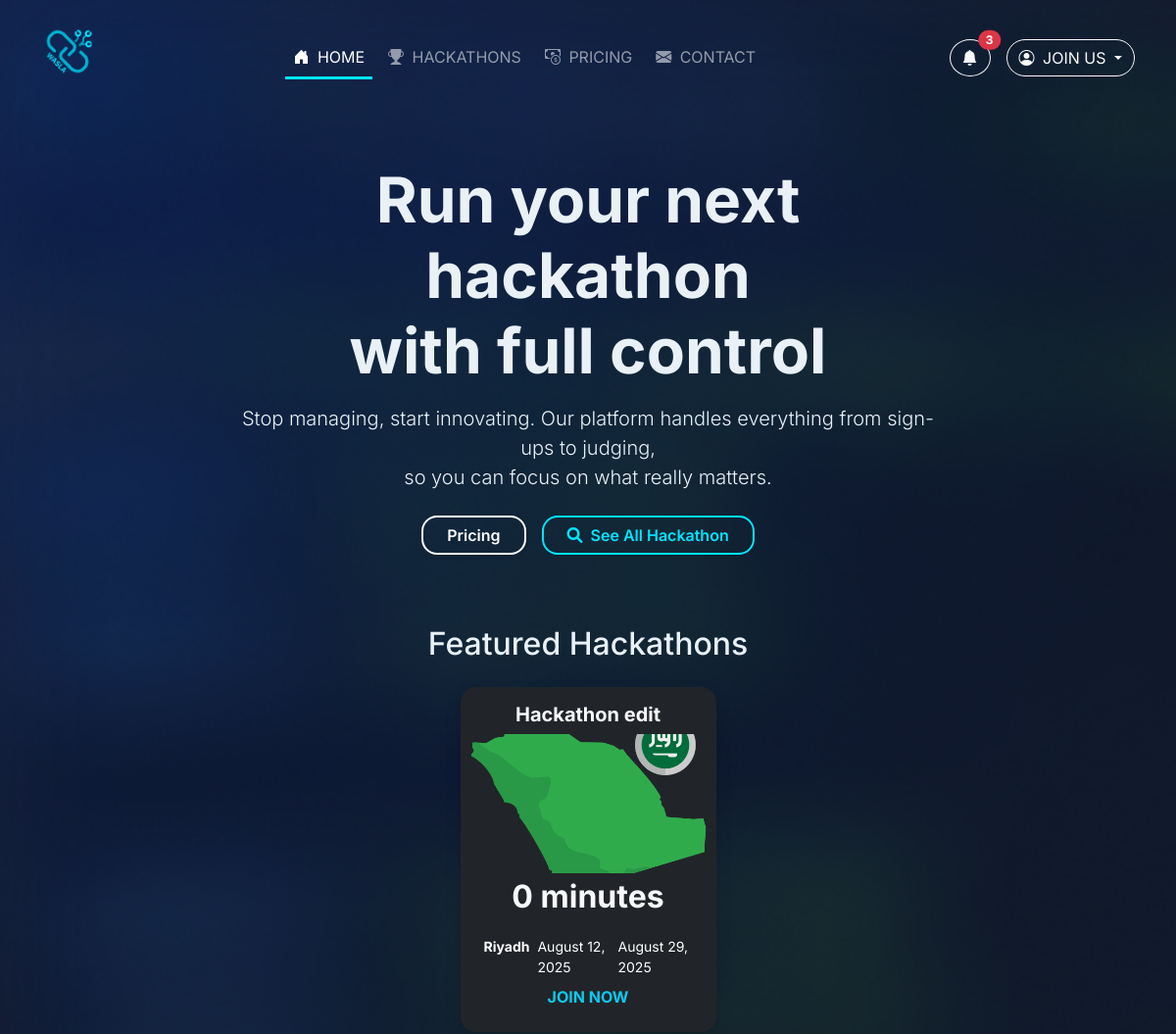
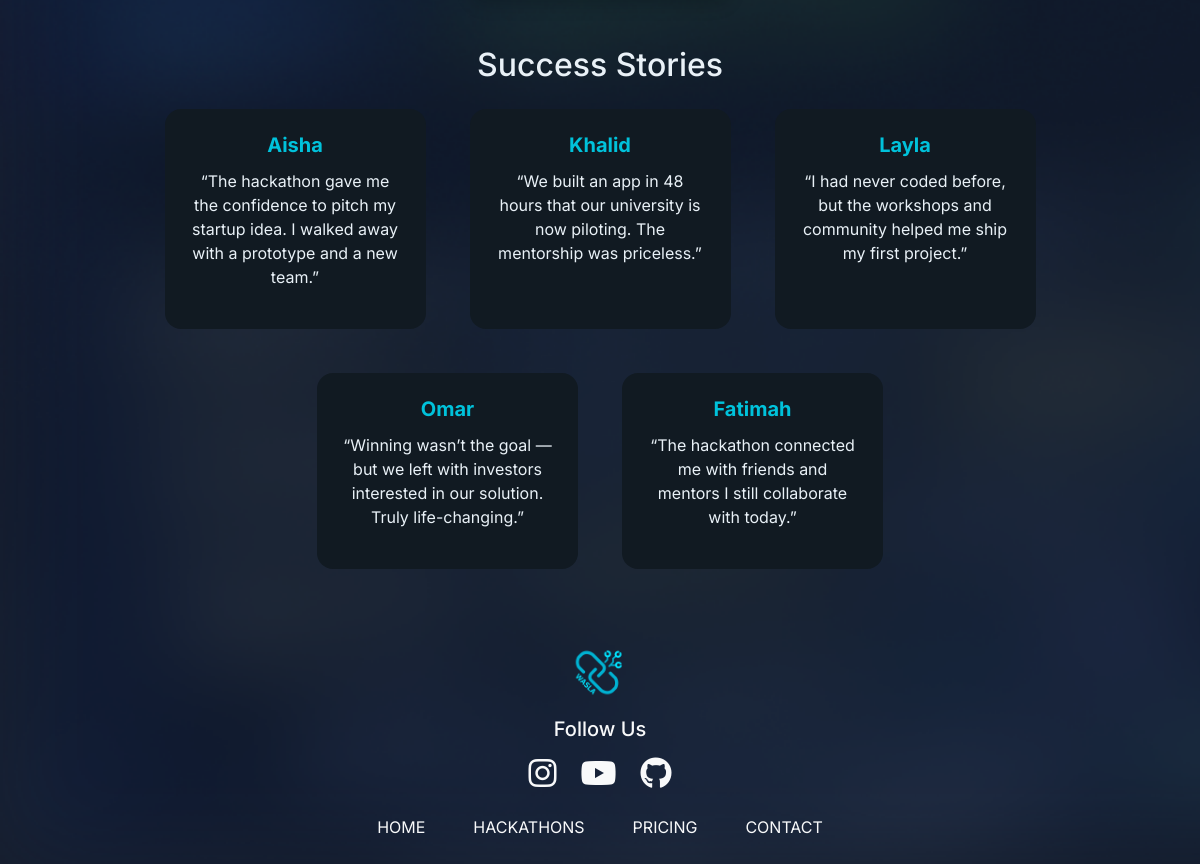
The page / on the database its author committed (2 pictures, top to bottom).
### dashboard/models.py (models this page shows, shortened)
class Hackathon(models.Model):
    title = models.CharField(max_length=100)
    location = models.CharField(max_length=100)
    description = models.TextField()
    logo = models.ImageField(upload_to="hackathons_logos/",default='hackathons_logos/default.svg')
    start_date = models.DateField()
    end_date = models.DateField()
    max_team_size = models.IntegerField()
    min_team_size = models.IntegerField()
    status = models.CharField(choices=HackathonStatusChoices.choices,max_length=50)
    created_at = models.DateTimeField(auto_now_add=True)
    organization = models.ForeignKey(User, on_delete=models.CASCADE, related_name="hackathon_organization")
    current_stage = models.ForeignKey('HackathonStage', on_delete=models.SET_NULL, null=True, blank=True, related_name="current_stage")

### main/views.py (the view)
# urls.py: path('', views.home_view, name='home_view'),
def home_view(request):
    hackathons = Hackathon.objects.all()
    return render(request, 'main/home.html', {'hackathons': hackathons})

### main/templates/main/home.html (shortened to what this page needs)
{% extends 'main/base.html' %}
{% load static %}
{% block content %}
<section class="hero d-flex align-items-center text-center">
  <div class="container py-5">
    <div class="row justify-content-center">
      <div class="col-xl-8 col-lg-9">
        <h1 class="display-3 fw-bold mb-3 hero-title">Run your next hackathon<br/>with full control</h1>
        <p class="lead opacity-90 mb-4">
          Stop managing, start innovating. Our platform handles everything
          from sign-ups to judging,<br/>
          so you can focus on what really matters.
        </p>
        <div class="d-flex justify-content-center gap-3 flex-wrap">
          <a href="{% url 'main:pricing_view' %}" class="btn btn-white btn-pill px-4">Pricing</a>
          <a href="{% url 'main:all_hackathons_view' %}" class="btn btn-blue btn-pill px-4 d-inline-flex align-items-center">
            <i class="fa-solid fa-magnifying-glass me-2"></i>
            See All Hackathon
          </a>
        </div>
      </div>
    </div>
  </div>
</section>
      <section class="container ">
  <h2 class="text-center my-4">Featured Hackathons</h2>
  <div class="row justify-content-center g-4">
    {% for hackathon in hackathons %}
    <div class="col-12 col-sm-6 col-md-4 col-lg-3 d-flex">
      <div class="card bg-dark text-light border-0 rounded-4 shadow h-100 w-100">
        <div class="card-header bg-transparent border-0 text-center pt-3">
          <h5 class="fw-bold mb-0">{{ hackathon.title }}</h5>
        </div>
        <img class="event-img" src="{{ hackathon.logo.url }}" alt="{{ hackathon.title }}">
        <p class="text-center mb-3">
          <span class="fs-2 fw-bold accent">{{ hackathon.start_date|timeuntil }}</span>
        </p>
        <div class="d-flex justify-content-between small text-white px-3">
          <span><strong class="mx-2">{{ hackathon.location }}</strong></span>
          <span>{{ hackathon.start_date|date:"F j, Y" }}</span>
          <span>{{ hackathon.end_date|date:"F j, Y" }}</span>
        </div>
        <div class="card-footer bg-transparent border-0 text-center pb-4">
          <a href="{% url 'main:hackathon_details_view' hackathon.id %}" class="link-info text-decoration-none fw-bold text-uppercase">Join Now</a>
        </div>
      </div>
    </div>
    {% endfor %}
  </div>
</section>
<section class="py-5">
  <div class="container text-center">
    <h2 class="mb-4">Success Stories</h2>
    <div class="row justify-content-center row-cols-1 row-cols-sm-2 row-cols-md-3 row-cols-lg-4 g-4">
      <div class="col d-flex">
        <div class="stories-card h-100 w-100">
          <h5 class="stories-name">Aisha</h5>
          <p>“The hackathon gave me the confidence to pitch my startup idea. I walked away with a prototype and a new team.”</p>
        </div>
      </div>
      <div class="col d-flex">
        <div class="stories-card h-100 w-100">
          <h5 class="stories-name">Khalid</h5>
          <p>“We built an app in 48 hours that our university is now piloting. The mentorship was priceless.”</p>
        </div>
      </div>
      <div class="col d-flex">
        <div class="stories-card h-100 w-100">
          <h5 class="stories-name">Layla</h5>
          <p>“I had never coded before, but the workshops and community helped me ship my first project.”</p>
        </div>
      </div>
      <div class="col d-flex">
        <div class="stories-card h-100 w-100">
          <h5 class="stories-name">Omar</h5>
          <p>“Winning wasn’t the goal — but we left with investors interested in our solution. Truly life-changing.”</p>
        </div>
      </div>
      <div class="col d-flex">
        <div class="stories-card h-100 w-100">
          <h5 class="stories-name">Fatimah</h5>
          <p>“The hackathon connected me with friends and mentors I still collaborate with today.”</p>
        </div>
      </div>
    </div>
  </div>
</section>
{% endblock %}

### main/templates/main/base.html (shortened to what this page needs)
{% load static %}
<!DOCTYPE html>
<html lang="en">
<head>
<link rel="stylesheet" href="https://cdn.jsdelivr.net/npm/bootstrap-icons@1.11.3/font/bootstrap-icons.css">
  <link href="https://cdn.jsdelivr.net/npm/bootstrap@5.3.7/dist/css/bootstrap.min.css" rel="stylesheet"/>
  <link href="https://cdnjs.cloudflare.com/ajax/libs/font-awesome/6.0.0-beta3/css/all.min.css" rel="stylesheet">
  <link rel="stylesheet" href="{% static 'main_css/style.css' %}">
</head>
<body class="d-flex flex-column min-vh-100">
  <nav class="navbar navbar-expand-lg navbar-dark bg-transparent py-3">
  <div class="container">
    <a class="navbar-brand fw-bold" href="#">
      <img src="{% static 'main_css/images/Logo.png' %}" alt="Logo" style="height:60px" class="mb-3"/>
    </a>
    <div id="mainNav" class="collapse navbar-collapse">
      <ul class="navbar-nav mx-auto gap-2 text-center">
        <li class="nav-item">
          <a class="nav-link {% if request.resolver_match.url_name == 'home_view' %}active{% endif %}"
             href="{% url 'main:home_view' %}">
            <i class="bi bi-house-door-fill me-1"></i> HOME
          </a>
        </li>
        <li class="nav-item">
          <a class="nav-link {% if request.resolver_match.url_name == 'all_hackathons_view' %}active{% endif %}"
             href="{% url 'main:all_hackathons_view' %}">
            <i class="bi bi-trophy-fill me-1"></i> HACKATHONS
          </a>
        </li>
        <li class="nav-item">
          <a class="nav-link {% if request.resolver_match.url_name == 'pricing_view' %}active{% endif %}"
             href="{% url 'main:pricing_view' %}">
            <i class="bi bi-cash-coin me-1"></i> PRICING
          </a>
        </li>
        <li class="nav-item">
          <a class="nav-link {% if request.resolver_match.url_name == 'contact_view' %}active{% endif %}"
             href="{% url 'support:contact' %}">
            <i class="bi bi-envelope-fill me-1"></i> CONTACT
          </a>
        </li>
      </ul>
      <div class="dropdown ms-lg-3 text-center mt-3 mt-lg-0">
        <button class="btn btn-outline-light position-relative rounded-circle" data-bs-toggle="dropdown" aria-label="Notifications">
          <i class="bi bi-bell-fill"></i>
          <span class="position-absolute top-0 start-100 translate-middle badge rounded-pill bg-danger">
            3
          </span>
        </button>
      </div>
      <div class="dropdown ms-lg-3 text-center mt-3 mt-lg-0">
        <button class="btn btn-outline-light rounded-pill dropdown-toggle" data-bs-toggle="dropdown">
          <i class="bi bi-person-circle me-1"></i> JOIN US
        </button>
      </div>
    </div>
  </div>
</nav>
{% block content %}{% endblock %}
  <footer class="text-light py-4 mt-auto">
    <div class="container text-center">
    <img src="{% static 'main_css/images/Logo.png' %}" alt="Logo" style="height:60px" class="mb-3"/>
      <h3 class="h5 mb-3">Follow Us</h3>
      <div class="d-flex justify-content-center gap-4 mb-3">
        <a href="https://www.instagram.com" class="text-light"><i class="fab fa-instagram fa-2x"></i></a>
        <a href="https://www.youtube.com" class="text-light"><i class="fab fa-youtube fa-2x"></i></a>
        <a href="https://github.com" class="text-light"><i class="fab fa-github fa-2x"></i></a>
      </div>
      <ul class="nav justify-content-center gap-3">
        <li class="nav-item"><a class="nav-link text-light" href="{% url 'main:home_view' %}">HOME</a></li>
        <li class="nav-item"><a class="nav-link text-light" href="{% url 'main:all_hackathons_view' %}">HACKATHONS</a></li>
        <li class="nav-item"><a class="nav-link text-light" href="{% url 'main:pricing_view' %}">PRICING</a></li>
        <li class="nav-item"><a class="nav-link text-light" href="h2.html">CONTACT</a></li>
      </ul>
    </div>
  </footer>
</body>
</html>

### static/main_css/style.css (style rules this page uses)
:root { --primary-color: #00E5FF; }
body { background-color: rgb(72, 61, 61); background-image: url("../main_css/images/background.png"); background-size: cover; font-family: Inter, system-ui, -apple-system, Segoe UI, Roboto, Helvetica, Arial, sans-serif; color: #e9f1f7; }
.btn-blue { box-shadow: 0 1px 3px rgba(0, 0, 0, 0.2); font-weight: 600; border: solid 2px var(--primary-color); border-radius: 1rem; background: none; color: var(--primary-color); transition: 0.2s; }
.btn-white { box-shadow: 0 1px 3px rgba(0, 0, 0, 0.2); font-weight: 600; border: solid 2px rgb(255, 255, 255); border-radius: 1rem; background: none; color: rgb(255, 255, 255); transition: 0.2s; }
.active { padding: 0.5rem 1rem; text-align: center; border-bottom: solid 3px var(--primary-color); }
.card { background: none; border: none; }
.stories-card { background:#111a22; border-radius:1rem; padding:1.5rem; height:100%; }
.stories-name { color:#00c2db; font-weight:700; margin-bottom:.75rem; }
.event-img { width: 100%; aspect-ratio: 1980 / 1080; object-fit: cover; display: block; }
.row { display: flex; gap: 20px; }

### rows shown on the page
Hackathon: title "Hackathon edit", logo (picture), start_date "0 minutes", location "Riyadh", start_date "August 12, 2025", end_date "August 29, 2025"
